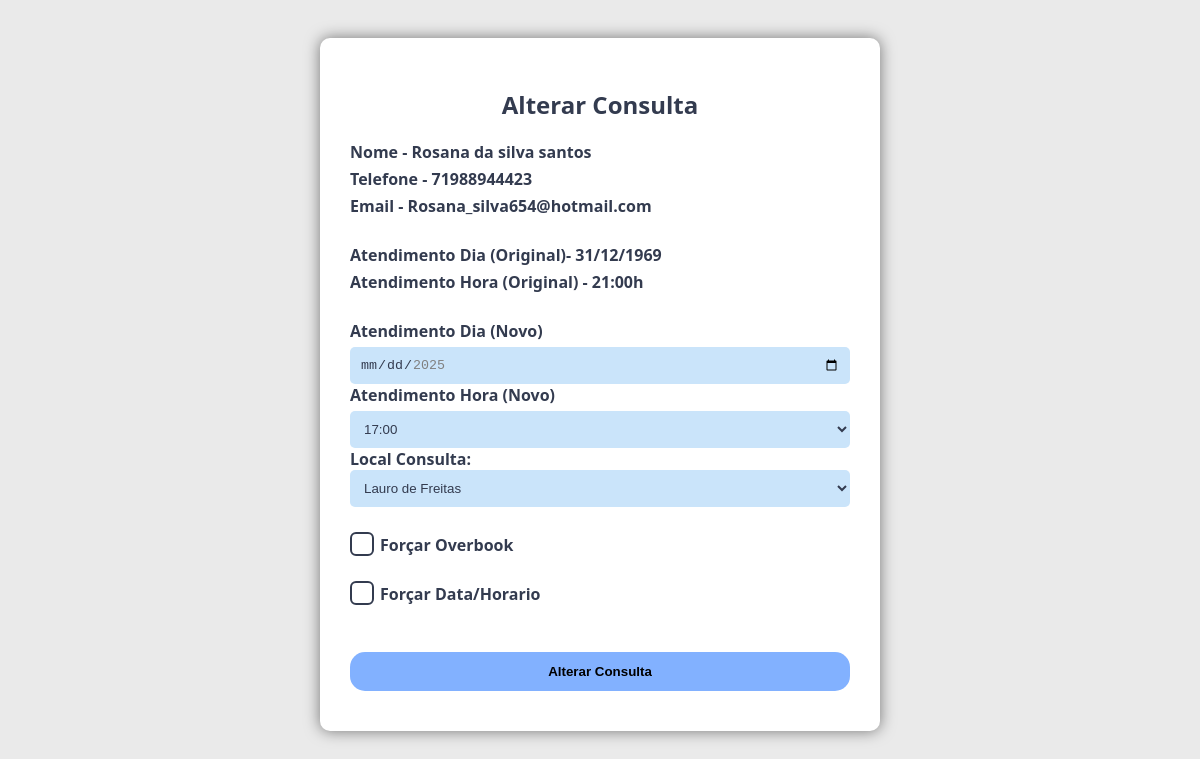
The app's page /painel/editar_reservas.php?id_consulta=57 (signed in) with its own data.
### tables this page shows
CREATE TABLE `painel_users` (
  `id` int(11) NOT NULL,
  `token_emp` text NOT NULL,
  `email` varchar(50) NOT NULL,
  `dados_painel_users` text NOT NULL,
  `tipo` varchar(15) DEFAULT NULL,
  `senha` varchar(50) NOT NULL,
  `token` varchar(35) NOT NULL,
  `codigo` int(8) NOT NULL,
  `tentativas` int(2) NOT NULL,
  `origem` varchar(50) DEFAULT NULL,
  `tema_painel` varchar(10) NOT NULL DEFAULT 'colorido'
);

### painel/verifica_login.php (called while the page is built, shortened)
<?php
$css_path = "css/style_colorido.css";
foreach ($conexao->query("SELECT * FROM configuracoes WHERE token_emp = '{$_SESSION['token_emp']}'") as $row) {
    $config_atendimento_hora_comeco = $row['atendimento_hora_comeco'];
    $config_atendimento_hora_fim = $row['atendimento_hora_fim'];
    $config_atendimento_hora_intervalo = $row['atendimento_hora_intervalo'];
    $config_atendimento_dia_max = $row['atendimento_dia_max'];
}

### config/database.php (called while the page is built, shortened)
<?php
$local_configuracao = 'Casa';
$config_host = 'localhost';
if($local_configuracao == 'Casa'){
$config_db = 'app_carolineferraz';
$config_user = 'root';
$config_password = '';
}else{
$config_db = 'u826189016_tricologia';
$config_user = 'u826189016_tricologia';
$config_password = 'Much@ch0';
}
$chave = 'Accor@123';
$metodo = 'AES-256-CBC';
$iv = '8246508246508246';
$config_dsn = "mysql:host=$config_host;dbname=$config_db";
try {
    $conexao = new PDO($config_dsn, $config_user, $config_password);
    $conexao->setAttribute(PDO::ATTR_ERRMODE, PDO::ERRMODE_EXCEPTION);
} catch (PDOException $e) {
    echo $e->getMessage();
}
foreach ($conexao->query("SELECT * FROM configuracoes WHERE id = '-2'") as $row) {
    $config_empresa = $row['config_empresa'];
    $config_email = $row['config_email'];
    $config_telefone = $row['config_telefone'];
    $config_cnpj = $row['config_cnpj'];
    $config_endereco = $row['config_endereco'];
}
?>

### painel/editar_reservas.php (the view, shortened to what this page needs)
<?php
require('../config/database.php');
require('verifica_login.php');
$hoje = date('Y-m-d');
$tipo = isset($conn_msqli) ? mysqli_real_escape_string($conn_msqli, $_GET['tipo'] ?? 'Painel') : 'Painel';
?>
<html lang="pt-br">
<head>
    <link rel="stylesheet" href="<?php echo $css_path ?>">
</head>
<body>
<?php
$id_consulta = mysqli_real_escape_string($conn_msqli, $_GET['id_consulta']);
$query = $conexao->prepare("SELECT * FROM consultas WHERE token_emp = '{$_SESSION['token_emp']}' AND id = :id_consulta");
$query->execute(array('id_consulta' => $id_consulta));
while($select = $query->fetch(PDO::FETCH_ASSOC)){
$atendimento_hora = $select['atendimento_hora'];
$doc_email = $select['doc_email'];
$query_check2 = $conexao->prepare("SELECT * FROM painel_users WHERE CONCAT(';', token_emp, ';') LIKE :token_emp AND email = :email");
$query_check2->execute(array('token_emp' => '%;'.$_SESSION['token_emp'].';%', 'email' => $doc_email));
$painel_users_array = [];
    while($select = $query_check2->fetch(PDO::FETCH_ASSOC)){
        $dados_painel_users = $select['dados_painel_users'];
        $id = $select['id'];
    $dados = base64_decode($dados_painel_users);
    $dados_decifrados = openssl_decrypt($dados, $metodo, $chave, 0, $iv);
    $dados_array = explode(';', $dados_decifrados);
    $painel_users_array[] = [
        'id' => $id,
        'nome' => $dados_array[0],
        'email' => $doc_email,
        'telefone' => $dados_array[3]
    ];
}
foreach ($painel_users_array as $select2){
?>
<form class="form" action="../reservas_php.php" method="POST" onsubmit="exibirPopup()">
<div class="card">
            <div class="card-top">
                <h2>Alterar Consulta</h2>
            </div>
<div class="card-group">
    <?php if($tipo == 'Painel'){ ?>
        <label>Nome - <?php echo $select2['nome'] ?></label>
        <label>Telefone - <?php echo $select2['telefone'] ?></label>
        <label>Email - <?php echo $select2['email'] ?></label>
        <br>
    <?php } ?>
    <label>Atendimento Dia (Original)- <?php echo date('d/m/Y', strtotime($select['atendimento_dia'])) ?></label>
    <label>Atendimento Hora (Original) - <?php echo date('H:i\h', strtotime($select['atendimento_hora'])) ?></label>
    <br>
    <label>Atendimento Dia (Novo)</label>
    <input value="<?php echo $select['atendimento_dia'] ?>" min="<?php echo $hoje ?>" max="<?php echo $config_atendimento_dia_max ?>" type="date" name="atendimento_dia" required>
    <label>Atendimento Hora (Novo)</label>
    <select name="atendimento_hora">
    <?php
        $atendimento_hora_comeco = strtotime($config_atendimento_hora_comeco);
        $atendimento_hora_fim = strtotime($config_atendimento_hora_fim);
        $atendimento_hora_intervalo = $config_atendimento_hora_intervalo * 60;
        while ($atendimento_hora_comeco <= $atendimento_hora_fim) {
            $hora_formatada = date('H:i:s', $atendimento_hora_comeco);
            $hora_exibida = date('H:i', $atendimento_hora_comeco);
            $selected = ($hora_formatada == date('H:i:s', strtotime("$atendimento_hora"))) ? 'selected' : '';
            echo "<option value=\"$hora_formatada\" $selected>$hora_exibida</option>";
            $atendimento_hora_comeco += $atendimento_hora_intervalo;
        }
    ?>
    </select>
    <br>
    <label><b>Local Consulta:
        <select name="atendimento_local">
        <option value="Lauro de Freitas" <?php echo ($select['local_consulta'] == 'Lauro de Freitas') ? 'selected' : ''; ?>>Lauro de Freitas</option>
    </select></b></label><br>
    <?php if($tipo == 'Painel'){ ?>
    <label for="overbook">Forçar Overbook</label>
    <br>
    <label for="overbook_data">Forçar Data/Horario</label>
    <br>
    <?php } ?>
    <div class="card-group btn"><button type="submit">Alterar Consulta</button></div>
</div>
</div>
</form>
<?php
}}
?>
</body>
</html>

### painel/css/style_colorido.css (style rules this page uses)
:root { --cor-fundo: #cae4fa; --cor-subfundo: #e6f2ff; --cor-fundo2: #ffffff; --cor-texto: #333b4f; --cor-texto-inverso: #ffffff; --cor-borda-legend: #6a8caf; --cor-botao: #82b1ff; --cor-botao-hover: #3a5f8a; --cor-fundo-focus: #81bbfa; --cor-domingo-feriado-etc: #4eacf8; --cor-titulo: #333b4f; --cor-borda: #aacbe4; --cor-borda-clara: #d6e6f2; --cor-hover: #a0c4ff; --cor-secundaria: #5fa8d3; --cor-h1: #264653; --cor-btn-hover: #3a5f8a; }
body { background-color: #eaeaea; height: 100vh; font-family: 'Segoe UI', Roboto, Helvetica, Arial, sans-serif; }
.form { display: flex; justify-content: center; align-items: center; padding: 30px; }
.card { box-shadow: 0 0 15px rgba(0,0,0,0.5); background: var(--cor-fundo2); padding: 30px; border-radius: 10px; color: var(--cor-texto); margin: auto; }
input[type="text"], input[type="date"] { padding: 10px; border: 1px solid #444; background-color: var(--cor-fundo); color: var(--cor-texto); border-radius: 8px; outline: none; }
.card-top { text-align: center; }
.card-top h2, .card-top h3 { text-align: center; margin-bottom: 20px; }
.card-group { margin-bottom: 10px; }
.card-group label { width: 100%; color: var(--cor-texto); display: block; font-weight: bold; margin-bottom: 5px; }
.card-group input, .card-group select { border-radius: 5px; outline: 0; width: 100%; padding: 10px; border: none; background-color: var(--cor-fundo); color: var(--cor-texto); }
.btn { margin-top: 20px; }
.btn button { width: 100%; padding: 12px; border: none; border-radius: 15px; background-color: var(--cor-botao); color: #000; font-weight: bold; cursor: pointer; transition: background-color 0.3s ease; }
button { background-color: var(--cor-botao); color: var(--cor-texto); border: none; padding: 10px; border-radius: 5px; font-weight: bold; cursor: pointer; transition: background 0.3s ease; }
input[type=checkbox] + label { position: relative; cursor: pointer; padding-left: 30px; }
input[type=checkbox] + label::before { background-color: white; content: ''; position: absolute; width: 20px; height: 20px; left: 0; bottom: 0; border: solid 2px; border-radius: 25%; vertical-align: bottom; }
h2 { text-align: center; margin-bottom: 10px; color: var(--cor-texto); font-size: clamp(1.2rem, 2vw, 1.6rem); }

### painel/editar_reservas.php (style rules this page uses)
.card { width: 100%; max-width: 500px; }

### records on screen
painel_users: nome "Rosana da silva santos", telefone "71988944423", email "Rosana_silva654@hotmail.com", atendimento_dia "31/12/1969", atendimento_hora "21:00h"

### other values on screen
form field atendimento_hora "17:00"
